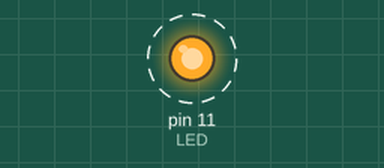
A sketch run on a simulated Arduino Uno, built with avr-gcc and run on an emulated ATmega328P. Shown: output pins drawn as LEDs (lit = HIGH). Dashed ring = blinking.

Above: at 0.5 s.
Timing chart, 0 to 4.6 s (numbered marks = the images above):
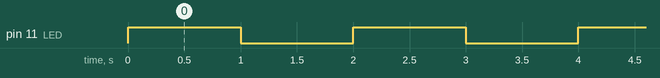

The sketch:

blink_LED.ino
```cpp
#define LED 11
#define DELAY_TIME 1000

void setup()
{
    pinMode(LED, OUTPUT);
}

void loop()
{
    digitalWrite(LED, HIGH);
    delay(DELAY_TIME);
    digitalWrite(LED, LOW);
    delay(DELAY_TIME);
}
```

Measured:
- by itself, pin 11 (LED): alternates HIGH for 1.0 s and LOW for 1.0 s
